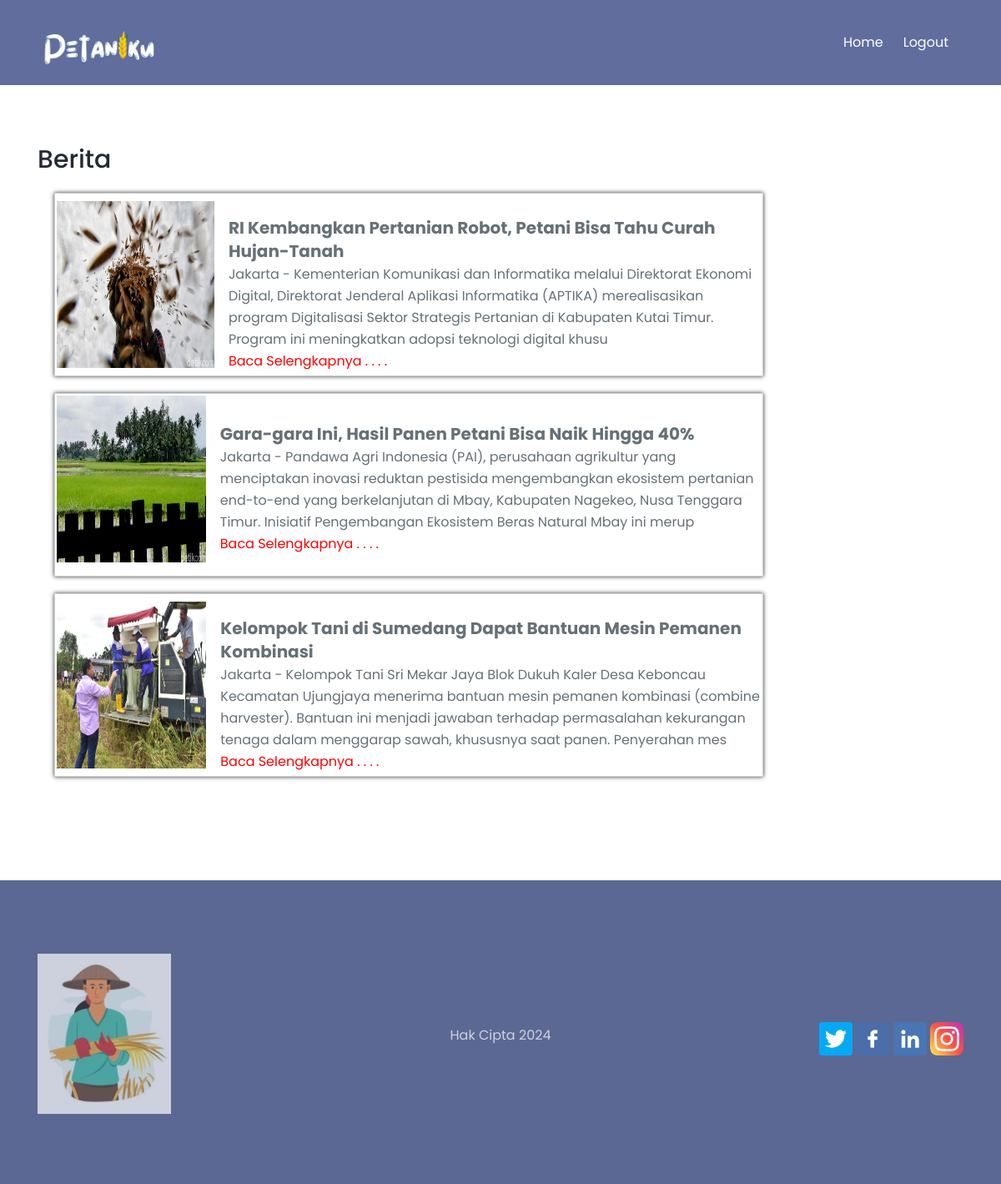
Page /buyer/berita.php (signed in) on the committed database.
### tables this page shows
CREATE TABLE `post` (
  `id_post` int(11) NOT NULL,
  `id_users` int(11) NOT NULL,
  `judul` varchar(255) NOT NULL,
  `keterangan` text NOT NULL,
  `isi` longtext NOT NULL,
  `gambar` varchar(255) NOT NULL,
  `sumber` varchar(250) NOT NULL
);

### buyer/berita.php (the view, shortened to what this page needs)
<!DOCTYPE html>
<html lang="en">
    <head>
        <link href="css/fontawesome-all.min.css" rel="stylesheet">
        <link href="../assets/css/styles.css" rel="stylesheet">
    </head>
    <body>
        <div class="navbar">
            <div class="navbar-black">
            <div class="container flex">
                <a class="logo-image" href="index.html"><img src="../assets/img/logo.png" alt="alternative"></a>
                <nav>
                    <ul>
                        <li><a href="index.php">Home</a></li>
                        <li><a href="logout.php">Logout</a></li>
                    </ul>
                </nav>
            </div>
            </div>
        </div>
                    <div class="container" width="70%">
                        <br><br><br><br><br><br>
                    <h3 style="margin:15px 0;">Berita</h3>
                        <?php
                include '../config.php';
                $data = mysqli_query($conn,"select * from post");
                while($d = mysqli_fetch_array($data)){
                    $isi = $d['isi'];
                    ?>
                    <div class="box all"><table><tr>
                    <td><img src="../assets/img/<?php echo $d['gambar'] ?>" width="800px" height="200px"></td>
                        <td style=" padding-bottom: 2px; padding-left: 15px;" align="left"><br><b style="font-size:20px;" ><?php echo $d['judul'];  ?></b>
                        <br style="font-size:15px;"><?php echo substr($isi, 0, 280);  ?><br>
                        <a style="text-decoration: none; color: red;" href="baca.php?id=<?=$d['id_post']?>">
                            Baca Selengkapnya . . . .
                        </a></td></tr></table></div>
                    <?php
                }
                ?>
        </div></div>
<br><br><br><br>
        <footer>
            <div class="container grid grid-3">
                <div>
                    <a class="logo-image" href="index.html"><img src="../assets/img/logo2.png" alt="alternative"></a>
                    </div>
            <div>
              <ul class="li-space-lg">
              <li><p>Hak Cipta 2024</p></li>
              </ul>
            </div>
                    <div>
                        <a href="#"><img src="../assets/img/twitter.png" height="40px"></i></a>
                        <a href="#"><img src="../assets/img/facebook.png" height="40px"></i></a>
                        <a href="#"><img src="../assets/img/linkedin.png" height="40px"></i></a>
                        <a href="#"><img src="../assets/img/instagram.png" height="40px"></i></a>
                    </div>
                </div>
        </footer>
    </body>
</html>

### assets/css/styles.css (style rules this page uses)
* { box-sizing: border-box; padding: 0; margin: 0; }
body, html { scroll-behavior: smooth; width: 100%; height: 100%; }
body, p { color: #667077; font: 400 1rem/1.625rem "Poppins", sans-serif; }
h3 { color: #252936; font-weight: 500; font-size: 1.875rem; line-height: 2.5rem; }
.container { margin: 0 auto; padding: 0 15px; }
.flex { display: flex; justify-content: center; align-items: center; height: 100%; }
.grid { display: grid; gap: 20px; justify-content: center; align-items: center; height: 100%; }
img { max-width: 100%; vertical-align: middle; }
ul { list-style-type: none; }
.li-space-lg li { margin-bottom: 0.5rem; }
a { color: #667077; text-decoration: underline; }
::placeholder { color: #667077; opacity: 1; }
.navbar { position: absolute; top: 26px; right: 0; left: 0; background-color: transparent; color: #ffffff; }
.navbar .flex { flex-direction: column; }
.navbar a { text-decoration: none; }
.navbar .logo-image { width: 134px; height: 30px; margin-top: 0.5rem; margin-bottom: 1.25rem; }
.navbar ul { display: flex; flex-wrap: wrap; justify-content: center; padding: 0.5rem 0.75rem 0 0.75rem; background-color: rgba(0, 0, 0, 0.2); }
.navbar ul li { padding: 0 0.75rem 0.5rem 0.75rem; }
.navbar ul a { color: #ffffff; }
footer { padding-top: 5.5rem; padding-bottom: 4.5rem; background-color: #5b6893; text-align: center; }
footer .logo-image { display: block; width: 160px; height: 100%; margin-bottom: 0.75rem; opacity: 0.7; }
footer p, footer ul li a, footer ul li a:hover, footer .fab { color: #ffffff; opacity: 0.7; text-decoration: none; }
footer p { margin-bottom: 1.5rem; }
footer ul { margin-bottom: 2.25rem; }
@media (min-width: 992px) { .container { max-width: 1140px; } }
@media (min-width: 992px) { .grid { grid-template-columns: repeat(2, 1fr); } }
@media (min-width: 992px) { .grid-3 { grid-template-columns: repeat(3, 1fr); } }
@media (min-width: 992px) { .navbar { top: 0px; padding: 36px; background-color: #606d9d; padding: 36px; } }
@media (min-width: 992px) { .navbar .flex { flex-direction: row; justify-content: space-between; } }
@media (min-width: 992px) { .navbar .logo-image { margin: 0; } }
@media (min-width: 992px) { .navbar ul { padding: 0; background: none; } }
@media (min-width: 992px) { .navbar ul li { margin-bottom: 0; padding-bottom: 0; } }
@media (min-width: 992px) { .navbar ul li:last-of-type a { margin-right: 0; padding-right: 0; } }
@media (min-width: 992px) { footer { text-align: left; } }
@media (min-width: 992px) { footer p, footer ul { margin-bottom: 0; } }
@media (min-width: 992px) { footer ul { text-align: center; } }
@media (min-width: 992px) { footer .grid div:nth-of-type(3) { text-align: right; } }
* { margin: 0; padding: 0; list-style: none; text-decoration: none; }

### buyer/berita.php (style rules this page uses)
.box { height: 220px; width: 850px; margin: 20px; border: 1px solid #ccc; }
.all { box-shadow: 0 0 5px #333; }

### rows in the picture
post: gambar (picture), judul "RI Kembangkan Pertanian Robot, Petani Bisa Tahu Curah Hujan-Tanah", isi "Jakarta - Kementerian Komunikasi dan Informatika melalui Direktorat Ekonomi Digital, Direktorat Jenderal Aplikasi Informatika (APTIKA) merealisasikan program Digitalisasi Sektor Strategis Pertanian di Kabupaten Kutai Timur. Program ini meningkatkan adopsi teknologi digital khusu"
post: gambar (picture), judul "Gara-gara Ini, Hasil Panen Petani Bisa Naik Hingga 40%", isi "Jakarta - Pandawa Agri Indonesia (PAI), perusahaan agrikultur yang menciptakan inovasi reduktan pestisida mengembangkan ekosistem pertanian end-to-end yang berkelanjutan di Mbay, Kabupaten Nagekeo, Nusa Tenggara Timur. Inisiatif Pengembangan Ekosistem Beras Natural Mbay ini merup"
post: gambar (picture), judul "Kelompok Tani di Sumedang Dapat Bantuan Mesin Pemanen Kombinasi", isi "Jakarta - Kelompok Tani Sri Mekar Jaya Blok Dukuh Kaler Desa Keboncau Kecamatan Ujungjaya menerima bantuan mesin pemanen kombinasi (combine harvester). Bantuan ini menjadi jawaban terhadap permasalahan kekurangan tenaga dalam menggarap sawah, khususnya saat panen. Penyerahan mes"
